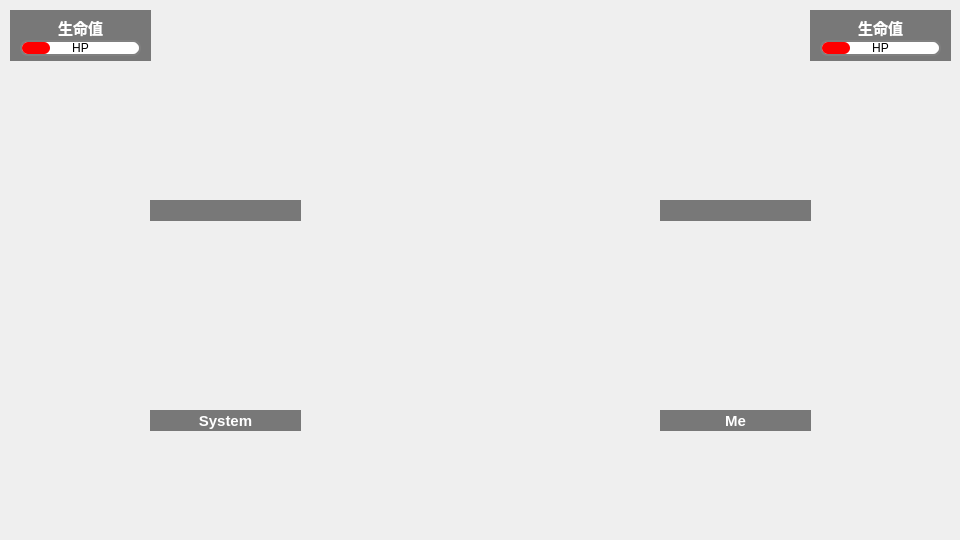
<?xml version="1.0" encoding="UTF-8"?>
<ui version="4.0">
 <class>Fight</class>
 <widget class="QWidget" name="Fight">
  <property name="geometry">
   <rect>
    <x>0</x>
    <y>0</y>
    <width>960</width>
    <height>540</height>
   </rect>
  </property>
  <property name="minimumSize">
   <size>
    <width>960</width>
    <height>540</height>
   </size>
  </property>
  <property name="maximumSize">
   <size>
    <width>960</width>
    <height>540</height>
   </size>
  </property>
  <property name="font">
   <font>
    <family>Microsoft YaHei UI</family>
   </font>
  </property>
  <property name="windowTitle">
   <string>战斗</string>
  </property>
  <property name="windowIcon">
   <iconset resource="Pokemon_Stage_3_Client.qrc">
    <normaloff>:/Resources/Icon.ico</normaloff>:/Resources/Icon.ico</iconset>
  </property>
  <property name="styleSheet">
   <string notr="true"/>
  </property>
  <widget class="QLabel" name="label">
   <property name="geometry">
    <rect>
     <x>0</x>
     <y>0</y>
     <width>960</width>
     <height>540</height>
    </rect>
   </property>
   <property name="styleSheet">
    <string notr="true">border-image: url(:/Resources/Fight.png);</string>
   </property>
   <property name="text">
    <string/>
   </property>
  </widget>
  <widget class="QLabel" name="labelSystemPokemonImg">
   <property name="geometry">
    <rect>
     <x>150</x>
     <y>240</y>
     <width>151</width>
     <height>151</height>
    </rect>
   </property>
   <property name="text">
    <string/>
   </property>
  </widget>
  <widget class="QLabel" name="labelMyPokemonImg">
   <property name="geometry">
    <rect>
     <x>660</x>
     <y>240</y>
     <width>151</width>
     <height>151</height>
    </rect>
   </property>
   <property name="text">
    <string/>
   </property>
  </widget>
  <widget class="QLabel" name="label_2">
   <property name="geometry">
    <rect>
     <x>10</x>
     <y>10</y>
     <width>141</width>
     <height>51</height>
    </rect>
   </property>
   <property name="font">
    <font>
     <family>Microsoft YaHei UI</family>
     <pointsize>11</pointsize>
     <weight>75</weight>
     <bold>true</bold>
    </font>
   </property>
   <property name="styleSheet">
    <string notr="true">color: rgb(255, 255, 255);
background-color: rgba(0, 0, 0, 0.5);</string>
   </property>
   <property name="text">
    <string>生命值
</string>
   </property>
   <property name="alignment">
    <set>Qt::AlignCenter</set>
   </property>
  </widget>
  <widget class="QProgressBar" name="progressBarSystemHP">
   <property name="geometry">
    <rect>
     <x>20</x>
     <y>40</y>
     <width>121</width>
     <height>16</height>
    </rect>
   </property>
   <property name="styleSheet">
    <string notr="true">QProgressBar {border:2px solid grey;border-radius:8px; background-color:#FFFFFF;}
QProgressBar::chunk{border-radius:6px;background-color:rgb(255,0,0);}</string>
   </property>
   <property name="value">
    <number>24</number>
   </property>
   <property name="textVisible">
    <bool>false</bool>
   </property>
  </widget>
  <widget class="QLabel" name="label_3">
   <property name="geometry">
    <rect>
     <x>810</x>
     <y>10</y>
     <width>141</width>
     <height>51</height>
    </rect>
   </property>
   <property name="font">
    <font>
     <family>Microsoft YaHei UI</family>
     <pointsize>11</pointsize>
     <weight>75</weight>
     <bold>true</bold>
    </font>
   </property>
   <property name="styleSheet">
    <string notr="true">color: rgb(255, 255, 255);
background-color: rgba(0, 0, 0, 0.5);</string>
   </property>
   <property name="text">
    <string>生命值
</string>
   </property>
   <property name="alignment">
    <set>Qt::AlignCenter</set>
   </property>
  </widget>
  <widget class="QProgressBar" name="progressBarMyHP">
   <property name="geometry">
    <rect>
     <x>820</x>
     <y>40</y>
     <width>121</width>
     <height>16</height>
    </rect>
   </property>
   <property name="styleSheet">
    <string notr="true">QProgressBar {border:2px solid grey;border-radius:8px; background-color:#FFFFFF;}
QProgressBar::chunk{border-radius:6px;background-color:rgb(255,0,0);}</string>
   </property>
   <property name="value">
    <number>24</number>
   </property>
   <property name="textVisible">
    <bool>false</bool>
   </property>
  </widget>
  <widget class="QLabel" name="labelSystemName">
   <property name="geometry">
    <rect>
     <x>150</x>
     <y>410</y>
     <width>151</width>
     <height>21</height>
    </rect>
   </property>
   <property name="font">
    <font>
     <family>Microsoft YaHei UI</family>
     <pointsize>11</pointsize>
     <weight>75</weight>
     <bold>true</bold>
    </font>
   </property>
   <property name="styleSheet">
    <string notr="true">color: rgb(255, 255, 255);
background-color: rgba(0, 0, 0, 0.5);</string>
   </property>
   <property name="text">
    <string>System</string>
   </property>
   <property name="alignment">
    <set>Qt::AlignCenter</set>
   </property>
  </widget>
  <widget class="QLabel" name="labelMyName">
   <property name="geometry">
    <rect>
     <x>660</x>
     <y>410</y>
     <width>151</width>
     <height>21</height>
    </rect>
   </property>
   <property name="font">
    <font>
     <family>Microsoft YaHei UI</family>
     <pointsize>11</pointsize>
     <weight>75</weight>
     <bold>true</bold>
    </font>
   </property>
   <property name="styleSheet">
    <string notr="true">color: rgb(255, 255, 255);
background-color: rgba(0, 0, 0, 0.5);</string>
   </property>
   <property name="text">
    <string>Me</string>
   </property>
   <property name="alignment">
    <set>Qt::AlignCenter</set>
   </property>
  </widget>
  <widget class="QLabel" name="labelSystemHP">
   <property name="geometry">
    <rect>
     <x>20</x>
     <y>40</y>
     <width>121</width>
     <height>16</height>
    </rect>
   </property>
   <property name="text">
    <string>HP</string>
   </property>
   <property name="alignment">
    <set>Qt::AlignCenter</set>
   </property>
  </widget>
  <widget class="QLabel" name="labelMyHP">
   <property name="geometry">
    <rect>
     <x>820</x>
     <y>40</y>
     <width>121</width>
     <height>16</height>
    </rect>
   </property>
   <property name="text">
    <string>HP</string>
   </property>
   <property name="alignment">
    <set>Qt::AlignCenter</set>
   </property>
  </widget>
  <widget class="QLabel" name="labelSystemAttackMethod">
   <property name="geometry">
    <rect>
     <x>150</x>
     <y>200</y>
     <width>151</width>
     <height>21</height>
    </rect>
   </property>
   <property name="font">
    <font>
     <family>Microsoft YaHei UI</family>
     <pointsize>11</pointsize>
     <weight>75</weight>
     <bold>true</bold>
    </font>
   </property>
   <property name="styleSheet">
    <string notr="true">color: rgb(255, 255, 255);
background-color: rgba(0, 0, 0, 0.5);</string>
   </property>
   <property name="text">
    <string/>
   </property>
   <property name="alignment">
    <set>Qt::AlignCenter</set>
   </property>
  </widget>
  <widget class="QLabel" name="labelMyAttackMethod">
   <property name="geometry">
    <rect>
     <x>660</x>
     <y>200</y>
     <width>151</width>
     <height>21</height>
    </rect>
   </property>
   <property name="font">
    <font>
     <family>Microsoft YaHei UI</family>
     <pointsize>11</pointsize>
     <weight>75</weight>
     <bold>true</bold>
    </font>
   </property>
   <property name="styleSheet">
    <string notr="true">color: rgb(255, 255, 255);
background-color: rgba(0, 0, 0, 0.5);</string>
   </property>
   <property name="text">
    <string/>
   </property>
   <property name="alignment">
    <set>Qt::AlignCenter</set>
   </property>
  </widget>
 </widget>
 <layoutdefault spacing="6" margin="11"/>
 <resources>
  <include location="Pokemon_Stage_3_Client.qrc"/>
 </resources>
 <connections/>
</ui>
